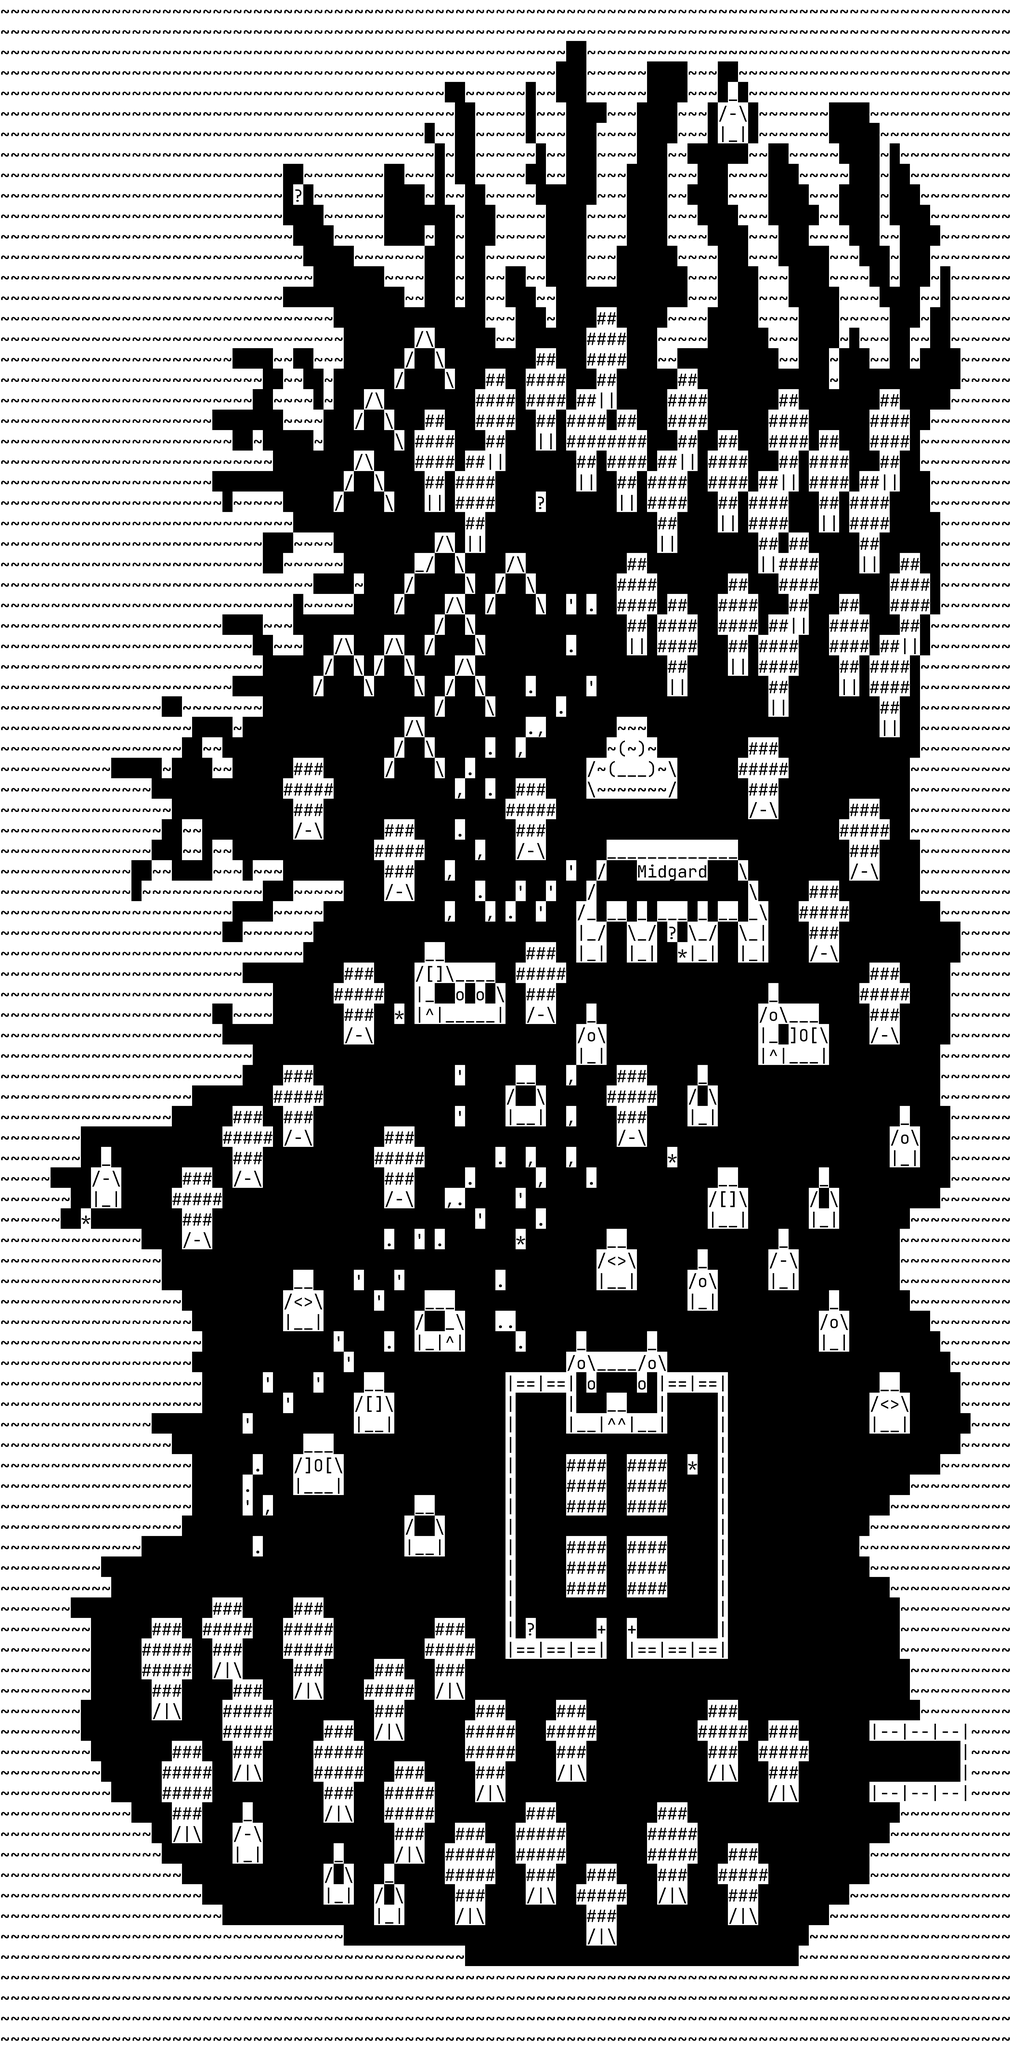

A level layout from a 2D game, rendered from its tile map. Below: a short description, then the map file with tile-grid data replaced by summaries:
An orthogonal 100x100 tile map with 42x85 px tiles, 1 tile layer (Calque de Tuiles 1).

<map version="1.8" tiledversion="1.8.4" orientation="orthogonal" renderorder="right-down" width="100" height="100" tilewidth="42" tileheight="85" infinite="0" nextlayerid="2" nextobjectid="1">
 <tileset firstgid="1" source="Asci_tileset.tsx" />
 <layer id="1" name="Calque de Tuiles 1" width="100" height="100">
  <data>[10000 cells, 5333 non-empty, 29 distinct tile ids]</data>
 </layer>
</map>